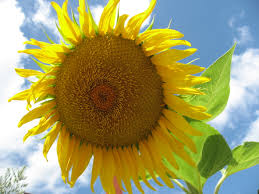
//> input picture sample.jpeg, 259 x 194 px
$ ./simpleHistogram   (built with g++ and OpenCV 4)
//> lines starting //> are read from the running program, lines starting //| are printed output that depends on the picture; after the words box and inside, x2 and y2 are one past the last pixel; in counts of white or black regions, pixels touching at a corner belong together
//g++ simpleHistogram.cpp `pkg-config --libs opencv` -o simpleHistogram

/*
Modified: http://docs.opencv.org/3.0-beta/doc/tutorials/imgproc/histograms/histogram_calculation/histogram_calculation.html
for single channel images
*/

#include "opencv2/highgui/highgui.hpp"
#include "opencv2/imgproc/imgproc.hpp"

using namespace cv;

//histogram display for gray-scale images
void computeGSHist(Mat & input)
{
  	/// Establish the number of bins
  	int histSize = 256;

  	/// Set the ranges ( for B,G,R) )
  	float range[] = { 0, 256 } ;
  	const float* histRange = { range };

  	bool uniform = true; bool accumulate = false;

  	Mat hist;

  	/// Compute the histograms:
  	calcHist(&input, 1, 0, Mat(), hist, 1, &histSize, &histRange, uniform, accumulate );

	// Draw the histograms for B, G and R
	int hist_w = 512; int hist_h = 400;
	int bin_w = cvRound( (double) hist_w/histSize );

	Mat histImage( hist_h, hist_w, CV_8UC1, Scalar(0) );

	/// Normalize the result
	normalize(hist, hist, 0, histImage.rows, NORM_MINMAX, -1, Mat() );

 	for( int i = 1; i < histSize; i++ )
	{
		line( histImage, Point( bin_w*(i-1), hist_h - cvRound(hist.at<float>(i-1)) ) ,
		Point( bin_w*(i), hist_h - cvRound(hist.at<float>(i)) ), Scalar( 255));
	}

	/// Display
	namedWindow("calcHist Demo", WINDOW_AUTOSIZE );
	imshow("calcHist Demo", histImage );

	waitKey(0);
}

int main(void)
{
	Mat img = imread("sample.jpeg");
//> img is the input picture: 194 rows x 259 cols, CV_8UC3; mean B, G, R 100, 157.5, 161
	Mat imgGS, hist;
	cvtColor(img, imgGS, COLOR_BGR2GRAY);
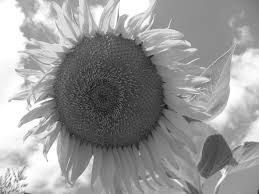
//> imgGS: 194 rows x 259 cols, CV_8UC1; min 17, max 255, mean 152
	computeGSHist(imgGS);
//> in computeGSHist, `calcHist(&input, 1, 0, Mat(), hist, 1, &histSize, &histRange, uniform,..`: hist = 256 values, max 1746 at index 255, min 0 at index 0, mean 196.3
//> in computeGSHist, `normalize(hist, hist, 0, histImage.rows, NORM_MINMAX, -1, Mat() );`: hist = 256 values, max 400 at index 255, min 0 at index 0, mean 44.97
//> after the loop in computeGSHist, `for( int i = 1; i < histSize; i++ )`:
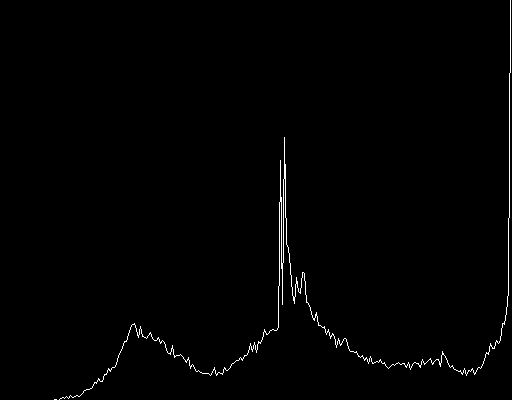
//> histImage: 400 rows x 512 cols, CV_8UC1; 0.87% white in thin lines or dots, all inside (x1, y1, x2, y2) = (54, 0, 511, 400)
}
